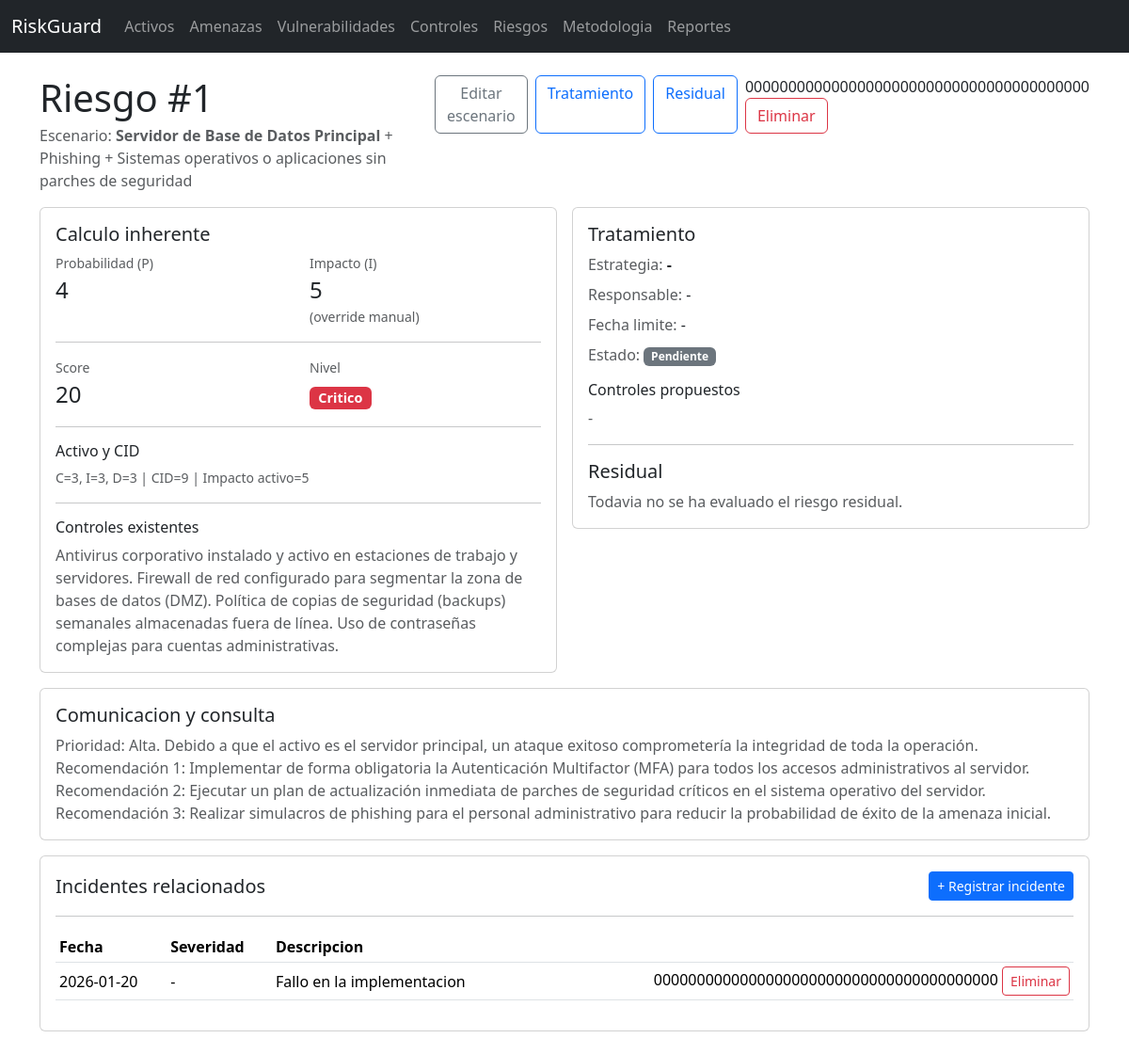
The app's page /risks/1 with its own data.
### models.py (models this page shows, shortened)
class RiskScenario(db.Model):
    id = db.Column(db.Integer, primary_key=True)
    asset_id = db.Column(db.Integer, db.ForeignKey("asset.id"), nullable=False)
    threat_id = db.Column(db.Integer, db.ForeignKey("threat.id"), nullable=False)
    vulnerability_id = db.Column(db.Integer, db.ForeignKey("vulnerability.id"), nullable=False)
    existing_controls = db.Column(db.Text)
    probability = db.Column(db.Integer, nullable=False, default=3)  # 1-5
    impact_override = db.Column(db.Integer, nullable=True)  # 1-5 optional
    treatment_strategy = db.Column(db.String(20), nullable=True)  # Mitigar/Transferir/Aceptar/Evitar
    responsible = db.Column(db.String(120), nullable=True)
    due_date = db.Column(db.Date, nullable=True)
    status = db.Column(db.String(30), nullable=False, default="Pendiente")
    acceptance_justification = db.Column(db.Text, nullable=True)
    acceptance_approved_by = db.Column(db.String(120), nullable=True)
    residual_probability = db.Column(db.Integer, nullable=True)
    residual_impact = db.Column(db.Integer, nullable=True)
    completed_at = db.Column(db.Date, nullable=True)
    observations = db.Column(db.Text, nullable=True)
    created_at = db.Column(db.DateTime, default=datetime.utcnow)
    last_review_at = db.Column(db.DateTime, nullable=True)
    asset = db.relationship("Asset", back_populates="risks")
    threat = db.relationship("Threat")
    vulnerability = db.relationship("Vulnerability")
    proposed_controls = db.relationship("Control", secondary=risk_controls, lazy="subquery")
    incidents = db.relationship("Incident", back_populates="risk", cascade="all, delete-orphan")
    def impact_value(self) -> int:
        if self.impact_override:
            return int(self.impact_override)
        return int(self.asset.impact_value)
    def inherent_score(self) -> int:
        return int(self.probability) * int(self.impact_value())
    def inherent_level(self) -> str:
        return risk_level(self.inherent_score())
    def residual_score(self) -> int | None:
        if self.residual_probability is None and self.residual_impact is None:
            return None
        rp = int(self.residual_probability) if self.residual_probability is not None else int(self.probability)
        ri = int(self.residual_impact) if self.residual_impact is not None else int(self.impact_value())
        return rp * ri

class Asset(db.Model):
    id = db.Column(db.Integer, primary_key=True)
    name = db.Column(db.String(120), nullable=False)
    asset_type = db.Column(db.String(50), nullable=False)
    description = db.Column(db.Text)
    owner = db.Column(db.String(120))
    process = db.Column(db.String(120))
    confidentiality = db.Column(db.Integer, nullable=False, default=1)
    integrity = db.Column(db.Integer, nullable=False, default=1)
    availability = db.Column(db.Integer, nullable=False, default=1)
    created_at = db.Column(db.DateTime, default=datetime.utcnow)
    risks = db.relationship("RiskScenario", back_populates="asset", cascade="all, delete-orphan")
    @property
    def cid_total(self) -> int:
        return int(self.confidentiality) + int(self.integrity) + int(self.availability)
    @property
    def impact_value(self) -> int:
        return cid_to_impact(self.cid_total)

class Threat(db.Model):
    id = db.Column(db.Integer, primary_key=True)
    name = db.Column(db.String(120), nullable=False)
    category = db.Column(db.String(80), nullable=False)
    description = db.Column(db.Text)

class Vulnerability(db.Model):
    id = db.Column(db.Integer, primary_key=True)
    name = db.Column(db.String(120), nullable=False)
    category = db.Column(db.String(80), nullable=False)
    description = db.Column(db.Text)

class Incident(db.Model):
    id = db.Column(db.Integer, primary_key=True)
    risk_id = db.Column(db.Integer, db.ForeignKey("risk_scenario.id"), nullable=False)
    date = db.Column(db.Date, nullable=False, default=date.today)
    description = db.Column(db.Text, nullable=False)
    severity = db.Column(db.String(20), nullable=True)
    risk = db.relationship("RiskScenario", back_populates="incidents")

### app.py (the view)
    @app.route("/risks/<int:risk_id>")
    def risks_detail(risk_id: int):
        risk = RiskScenario.query.get_or_404(risk_id)
        return render_template("risks/detail.html", risk=risk)

### utils.py (called while the page is built)
def risk_level(score: int) -> str:
    if score <= 5:
        return "Bajo"
    if score <= 10:
        return "Medio"
    if score <= 15:
        return "Alto"
    return "Critico"

def cid_to_impact(cid_total: int) -> int:
    if cid_total <= 4:
        return 1
    if cid_total <= 7:
        return 3
    return 5

### templates/risks/detail.html (shortened to what this page needs)
{% extends 'base.html' %}
{% block content %}
<div class="d-flex justify-content-between align-items-start mb-3">
  <div>
    <h1 class="mb-1">Riesgo #{{ risk.id }}</h1>
    <div class="text-muted">Escenario: <span class="fw-semibold">{{ risk.asset.name }}</span> + {{ risk.threat.name }} + {{ risk.vulnerability.name }}</div>
  </div>
  <div class="d-flex gap-2">
    <a class="btn btn-outline-secondary" href="{{ url_for('risks_edit', risk_id=risk.id) }}">Editar escenario</a>
    <a class="btn btn-outline-primary" href="{{ url_for('risks_treatment', risk_id=risk.id) }}">Tratamiento</a>
    <a class="btn btn-outline-primary" href="{{ url_for('risks_residual', risk_id=risk.id) }}">Residual</a>
    <form method="post" action="{{ url_for('risks_delete', risk_id=risk.id) }}" onsubmit="return confirm('Eliminar este riesgo?');">
      {{ csrf_token() }}
      <button class="btn btn-outline-danger" type="submit">Eliminar</button>
    </form>
  </div>
</div>
<div class="row g-3">
  <div class="col-12 col-lg-6">
    <div class="card">
      <div class="card-body">
        <h2 class="h5">Calculo inherente</h2>
        <div class="row">
          <div class="col-6">
            <div class="text-muted small">Probabilidad (P)</div>
            <div class="fs-4">{{ risk.probability }}</div>
          </div>
          <div class="col-6">
            <div class="text-muted small">Impacto (I)</div>
            <div class="fs-4">{{ risk.impact_value() }}</div>
            {% if risk.impact_override %}<div class="small text-muted">(override manual)</div>{% endif %}
          </div>
        </div>
        <hr>
        <div class="row">
          <div class="col-6">
            <div class="text-muted small">Score</div>
            <div class="fs-4">{{ risk.inherent_score() }}</div>
          </div>
          <div class="col-6">
            <div class="text-muted small">Nivel</div>
            {% set lvl = risk.inherent_level() %}
            <div class="fs-4">
              <span class="badge badge-level {% if lvl=='Critico' %}text-bg-danger{% elif lvl=='Alto' %}text-bg-warning{% elif lvl=='Medio' %}text-bg-primary{% else %}text-bg-success{% endif %}">{{ lvl }}</span>
            </div>
          </div>
        </div>
        <hr>
        <h3 class="h6">Activo y CID</h3>
        <div class="small text-muted">C={{ risk.asset.confidentiality }}, I={{ risk.asset.integrity }}, D={{ risk.asset.availability }} | CID={{ risk.asset.cid_total }} | Impacto activo={{ risk.asset.impact_value }}</div>
        <hr>
        <h3 class="h6">Controles existentes</h3>
        <div class="text-muted">{{ risk.existing_controls or 'Sin registro' }}</div>
      </div>
    </div>
  </div>
  <div class="col-12 col-lg-6">
    <div class="card">
      <div class="card-body">
        <h2 class="h5">Tratamiento</h2>
        <div class="mb-2"><span class="text-muted">Estrategia:</span> <span class="fw-semibold">{{ risk.treatment_strategy or '-' }}</span></div>
        <div class="mb-2"><span class="text-muted">Responsable:</span> {{ risk.responsible or '-' }}</div>
        <div class="mb-2"><span class="text-muted">Fecha limite:</span> {{ risk.due_date or '-' }}</div>
        <div class="mb-3"><span class="text-muted">Estado:</span> <span class="badge {% if risk.status=='Implementado' %}text-bg-success{% elif risk.status=='En progreso' %}text-bg-warning{% else %}text-bg-secondary{% endif %}">{{ risk.status }}</span></div>
        <h3 class="h6">Controles propuestos</h3>
        {% if risk.proposed_controls %}
          <ul>
            {% for c in risk.proposed_controls %}
              <li>{{ c.name }}{% if c.iso_reference %} <span class="text-muted">({{ c.iso_reference }})</span>{% endif %}</li>
            {% endfor %}
          </ul>
        {% else %}
          <div class="text-muted">-</div>
        {% endif %}
        <hr>
        <h2 class="h5">Residual</h2>
        {% if risk.residual_score() %}
          <div class="mb-2"><span class="text-muted">P residual:</span> {{ risk.residual_probability or '-' }}</div>
          <div class="mb-2"><span class="text-muted">I residual:</span> {{ risk.residual_impact or '-' }}</div>
          <div class="mb-2"><span class="text-muted">Score residual:</span> <span class="fw-semibold">{{ risk.residual_score() }}</span> ({{ risk.residual_level() }})</div>
          <div class="mb-2"><span class="text-muted">Fecha implementacion:</span> {{ risk.completed_at or '-' }}</div>
          <div class="mb-2"><span class="text-muted">Ultima revision:</span> {{ risk.last_review_at.date() if risk.last_review_at else '-' }}</div>
        {% else %}
          <div class="text-muted">Todavia no se ha evaluado el riesgo residual.</div>
        {% endif %}
      </div>
    </div>
  </div>
  <div class="col-12">
    <div class="card">
      <div class="card-body">
        <h2 class="h5">Comunicacion y consulta</h2>
        <div class="text-muted">{{ risk.observations or 'Sin observaciones' }}</div>
      </div>
    </div>
  </div>
  <div class="col-12">
    <div class="card">
      <div class="card-body">
        <div class="d-flex justify-content-between align-items-center">
          <h2 class="h5 mb-0">Incidentes relacionados</h2>
          <a class="btn btn-sm btn-primary" href="{{ url_for('incidents_new', risk_id=risk.id) }}">+ Registrar incidente</a>
        </div>
        <hr>
        {% if risk.incidents %}
          <div class="table-responsive">
          <table class="table table-sm">
            <thead>
              <tr>
                <th>Fecha</th>
                <th>Severidad</th>
                <th>Descripcion</th>
                <th></th>
              </tr>
            </thead>
            <tbody>
              {% for inc in risk.incidents %}
              <tr>
                <td>{{ inc.date }}</td>
                <td>{{ inc.severity or '-' }}</td>
                <td>{{ inc.description }}</td>
                <td class="text-end">
                  <form method="post" action="{{ url_for('incidents_delete', incident_id=inc.id) }}" onsubmit="return confirm('Eliminar incidente?');">
                    {{ csrf_token() }}
                    <button class="btn btn-sm btn-outline-danger" type="submit">Eliminar</button>
                  </form>
                </td>
              </tr>
              {% endfor %}
            </tbody>
          </table>
          </div>
        {% else %}
          <div class="text-muted">No hay incidentes registrados.</div>
        {% endif %}
      </div>
    </div>
  </div>
</div>
{% endblock %}

### static/css/style.css (style rules this page uses)
.badge-level { font-size: 0.9rem; }
.table td, .table th { vertical-align: middle; }

### records on screen
RiskScenario: id "1", probability "4", impact_value "5", inherent_score "20", existing_controls "Antivirus corporativo instalado y activo en estaciones de trabajo y servidores. Firewall de red configurado para segmentar la zona de bases de datos (DMZ). Política de copias de seguridad (backups) semanales almacenadas fuera de línea. Uso de contraseñas complejas para cuentas administrativas.", treatment_strategy "-", responsible "-", due_date "-", status "Pendiente", observations "Prioridad: Alta. Debido a que el activo es el servidor principal, un ataque exitoso comprometería la integridad de toda la operación. Recomendación 1: Implementar de forma obligatoria la Autenticación Multifactor (MFA) para todos los accesos administrativos al servidor. Recomendación 2: Ejecutar un plan de actualización inmediata de parches de seguridad críticos en el sistema operativo del servidor. Recomendación 3: Realizar simulacros de phishing para el personal administrativo para reducir la probabilidad de éxito de la amenaza inicial."
Asset: asset.name "Servidor de Base de Datos Principal", asset.confidentiality "3", asset.integrity "3", asset.availability "3", asset.cid_total "9", asset.impact_value "5"
Threat: threat.name "Phishing"
Vulnerability: vulnerability.name "Sistemas operativos o aplicaciones sin parches de seguridad"
Incident: date "2026-01-20", severity "-", description "Fallo en la implementacion", csrf_token "0000000000000000000000000000000000000000"

### other values on screen
{{ lvl }} "Critico"
